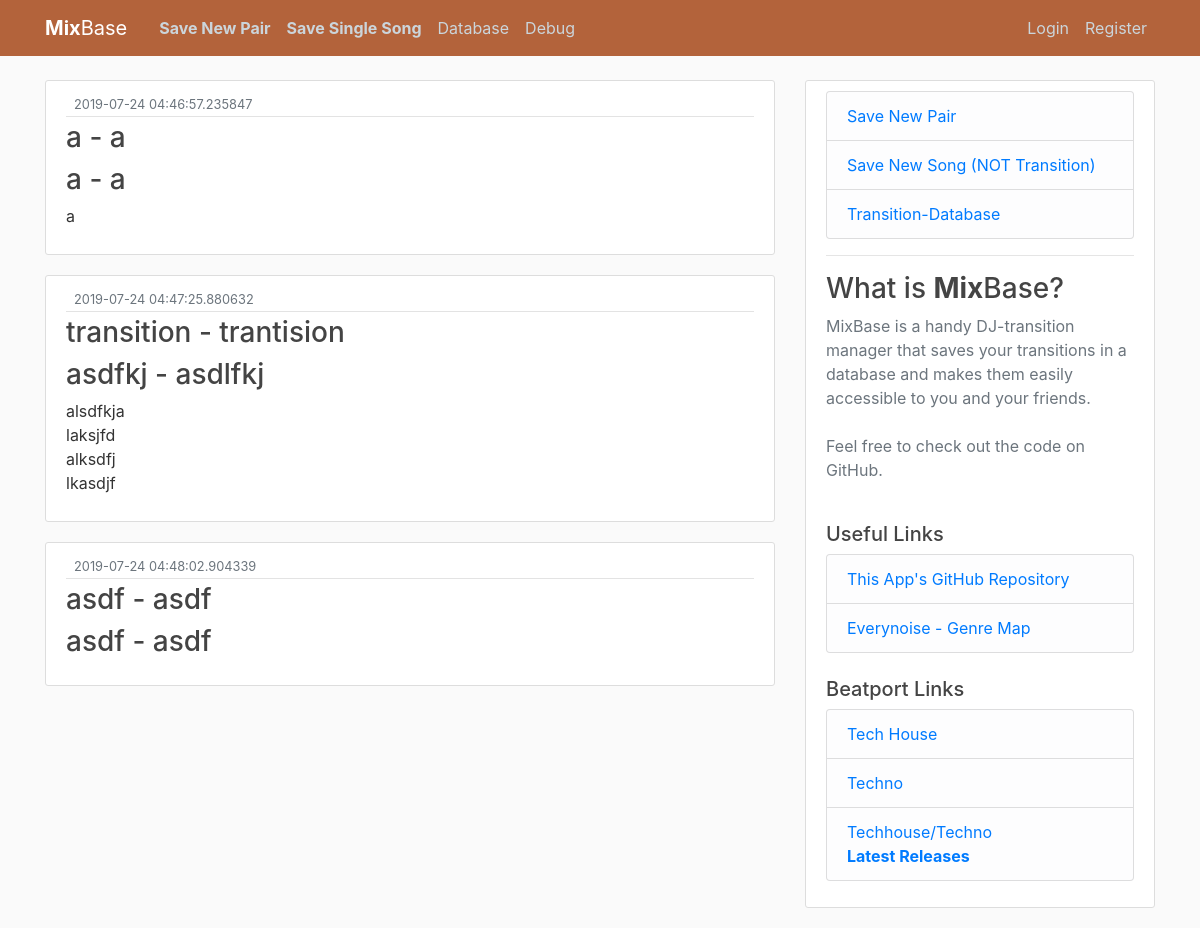
/transitions, run on an earlier commit of the app's database.
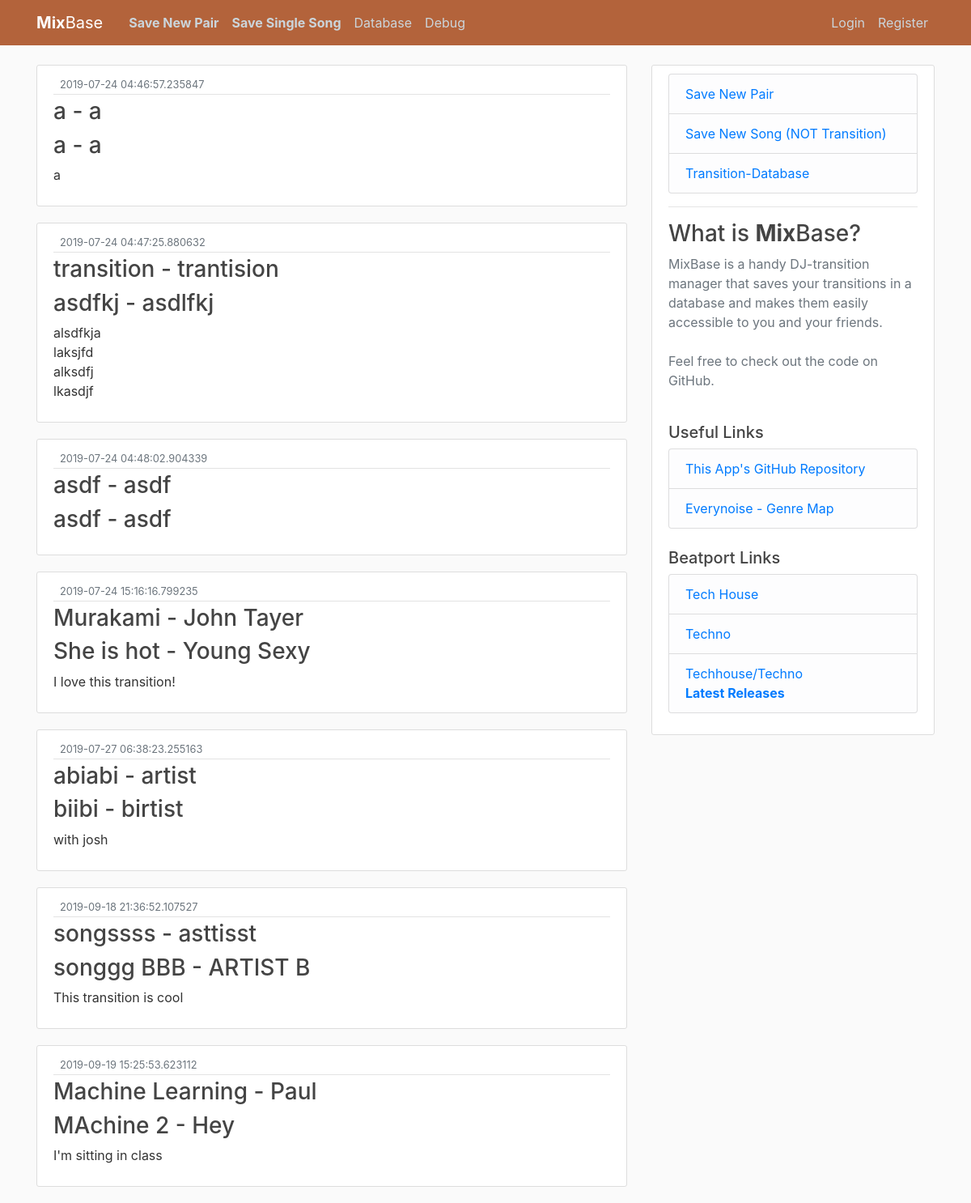
And on a later commit of the database.
### webapp/models.py (models this page shows, shortened)
class Pair(db.Model): #data table for transition pair
    id = db.Column(db.Integer, primary_key=True)
    firstname = db.Column(db.String(30), nullable=False)
    secondname = db.Column(db.String(30), nullable=False)
    firstartist = db.Column(db.String(30), nullable=True)
    secondartist = db.Column(db.String(30), nullable=True)
    comment = db.Column(db.Text)
    date_posted = db.Column(db.DateTime, nullable=False, default=datetime.utcnow)
    user_id = db.Column(db.Integer, db.ForeignKey('user.id'), default=1) ## TODO: change nullable back to False when login works

### webapp/routes.py (the view)
@app.route('/transitions', methods=['GET', 'POST'])
def transitions():
    pairs = Pair.query.all()
    return render_template('transitions.html', title='Transitions Database', pairs=pairs)

### webapp/templates/transitions.html (shortened to what this page needs)
{% extends "layout.html" %}
{% block content %}
{% for pair in pairs %}
<article class="media content-section">
<div class="media-body">
  <div class="article-metadata">
    <small class="text-muted">{{ pair.date_posted }}</small>
  </div>
  <h3><a class="article-title" href="#">{{ pair.firstname }}</a> - {{ pair.firstartist }}</h3>
  <h3><a class="article-title" href="#">{{ pair.secondname }}</a> - {{ pair.secondartist }}</h3>
  <p class="article-content">{{ pair.comment }}</p>
</div>
</article>
{% endfor %}
{% endblock content %}

### webapp/templates/layout.html (shortened to what this page needs)
<!doctype html>
<html>
<head>
  <link rel="stylesheet" href="https://stackpath.bootstrapcdn.com/bootstrap/4.3.1/css/bootstrap.min.css">
  <link rel="stylesheet" type="text/css" href="{{ url_for('static', filename='main.css') }}">
</head>
<body>
  <header class="site-header">
      <nav class="navbar navbar-expand-md navbar-dark bg-steel fixed-top">
        <div class="container">
          <a class="navbar-brand mr-4" href="/"><b>Mix</b>Base</a>
          <div class="collapse navbar-collapse" id="navbarToggle">
            <div class="navbar-nav mr-auto">
              <a class="nav-item nav-link" href="{{ url_for('home') }}"><b>Save New Pair</b></a>
              <a class="nav-item nav-link" href="{{ url_for('singlesong') }}"><b>Save Single Song</b></a>
              <a class="nav-item nav-link" href="{{ url_for('transitions') }}">Database</a>
              <a class="nav-item nav-link" href="hello/debug">Debug</a>
            </div>
            <div class="navbar-nav">
              <a class="nav-item nav-link" href="{{ url_for('login') }}">Login</a>
              <a class="nav-item nav-link" href="{{ url_for('register') }}">Register</a>
            </div>
          </div>
        </div>
      </nav>
    </header>
    <main role="main" class="container">
        <div class="row">
          <div class="col-md-8">
            {% block content %}{% endblock %}
          </div>
          <div class="col-md-4">
            <div class="content-section">
              <ul class="list-group">
                <li class="list-group-item list-group-item-light"><a href="{{ url_for('home') }}" >Save New Pair</a></li>
                <li class="list-group-item list-group-item-light"><a href="{{ url_for('singlesong')}}" >Save New Song (NOT Transition)</a></li>
                <li class="list-group-item list-group-item-light"><a href="{{ url_for('transitions') }}" >Transition-Database</a></li>
              </ul>
              <hr>
              <h3>What is <b>Mix</b>Base?</h3>
              <p class='text-muted'>MixBase is a handy DJ-transition manager that saves your transitions in a database and makes them easily accessible to you and your friends.
              <br><br>Feel free to check out the code on GitHub.<br><br>
              <h5>Useful Links</h5>
                <ul class="list-group">
                  <li class="list-group-item list-group-item-light"><a href="https://github.com/LSanten/MixBase" target="_blank">This App's GitHub Repository</a></li>
                  <li class="list-group-item list-group-item-light"><a href="http://everynoise.com/" target="_blank">Everynoise - Genre Map</a></li>
                </ul><br>
                <h5>Beatport Links</h5>
                  <ul class="list-group">
                    <li class="list-group-item list-group-item-light"><a href="https://www.beatport.com/genre/tech-house/11" target="_blank">Tech House</a></li>
                    <li class="list-group-item list-group-item-light"><a href="https://www.beatport.com/genre/techno/6" target="_blank">Techno</a></li>
                    <li class="list-group-item list-group-item-light"><a href="https://www.beatport.com/releases/all?genres=11%2C6%2C90&type=Release" target="_blank">Techhouse/Techno<br><b>Latest Releases</b></a></li>
                  </ul>
              </p>
            </div>
          </div>
        </div>
      </main>
</body>
</html>

### webapp/static/main.css (style rules this page uses)
body { background: #fafafa; color: #333333; margin-top: 5rem; }
h1, h2, h3, h4, h5, h6 { color: #444444; }
.bg-steel { background-color: #b3633b; }
.site-header .navbar-nav .nav-link { color: #cbd5db; }
.content-section { background: #ffffff; padding: 10px 20px; border: 1px solid #dddddd; border-radius: 3px; margin-bottom: 20px; }
.article-title { color: #444444; }
.article-content { white-space: pre-line; }
.article-metadata { padding-bottom: 1px; margin-bottom: 4px; border-bottom: 1px solid #e3e3e3 }

What changed in the data, as far as the page shows it:
added Pair: date_posted "2019-07-24 15:16:16.799235", firstname "Murakami", firstartist "John Tayer", secondname "She is hot", secondartist "Young Sexy", comment "I love this transition!"
added Pair: date_posted "2019-07-27 06:38:23.255163", firstname "abiabi", firstartist "artist", secondname "biibi", secondartist "birtist", comment "with josh"
added Pair: date_posted "2019-09-18 21:36:52.107527", firstname "songssss", firstartist "asttisst", secondname "songgg BBB", secondartist "ARTIST B", comment "This transition is cool"
added Pair: date_posted "2019-09-19 15:25:53.623112", firstname "Machine Learning", firstartist "Paul", secondname "MAchine 2", secondartist "Hey", comment "I'm sitting in class"
